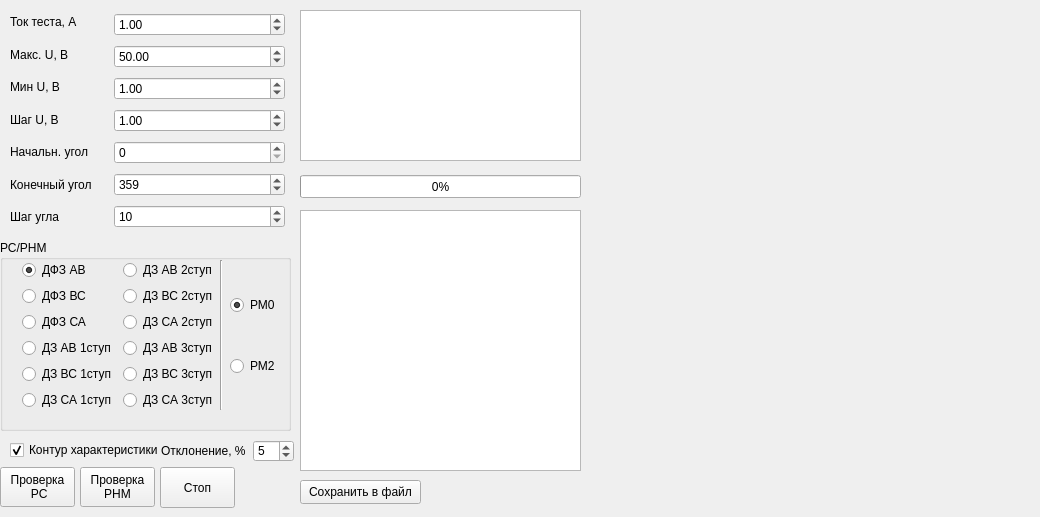
    <widget class="QWidget" name="tab_3">
     <attribute name="title">
      <string>РС/РНМ</string>
     </attribute>
     <widget class="QWidget" name="horizontalLayoutWidget_4">
      <property name="geometry">
       <rect>
        <x>590</x>
        <y>10</y>
        <width>441</width>
        <height>491</height>
       </rect>
      </property>
      <layout class="QHBoxLayout" name="horizontalLayout_4"/>
     </widget>
     <widget class="QWidget" name="verticalLayoutWidget_3">
      <property name="geometry">
       <rect>
        <x>114</x>
        <y>10</y>
        <width>171</width>
        <height>221</height>
       </rect>
      </property>
      <layout class="QVBoxLayout" name="verticalLayout_3">
       <item>
        <widget class="QDoubleSpinBox" name="IZxdoubleSpinBox">
         <property name="maximum">
          <double>10.000000000000000</double>
         </property>
         <property name="value">
          <double>1.000000000000000</double>
         </property>
        </widget>
       </item>
       <item>
        <widget class="QDoubleSpinBox" name="UmaxZxdoubleSpinBox">
         <property name="maximum">
          <double>99.000000000000000</double>
         </property>
         <property name="value">
          <double>50.000000000000000</double>
         </property>
        </widget>
       </item>
       <item>
        <widget class="QDoubleSpinBox" name="UminZxdoubleSpinBox">
         <property name="maximum">
          <double>65.000000000000000</double>
         </property>
         <property name="value">
          <double>1.000000000000000</double>
         </property>
        </widget>
       </item>
       <item>
        <widget class="QDoubleSpinBox" name="UstepdoubleSpinBox">
         <property name="minimum">
          <double>0.010000000000000</double>
         </property>
         <property name="maximum">
          <double>20.000000000000000</double>
         </property>
         <property name="value">
          <double>1.000000000000000</double>
         </property>
        </widget>
       </item>
       <item>
        <widget class="QSpinBox" name="DegStartspinBox">
         <property name="maximum">
          <number>360</number>
         </property>
        </widget>
       </item>
       <item>
        <widget class="QSpinBox" name="DegStopspinBox">
         <property name="maximum">
          <number>360</number>
         </property>
         <property name="value">
          <number>359</number>
         </property>
        </widget>
       </item>
       <item>
        <widget class="QSpinBox" name="DegStepspinBox">
         <property name="minimum">
          <number>1</number>
         </property>
         <property name="maximum">
          <number>30</number>
         </property>
         <property name="value">
          <number>10</number>
         </property>
        </widget>
       </item>
      </layout>
     </widget>
     <widget class="QPushButton" name="pushButton">
      <property name="geometry">
       <rect>
        <x>0</x>
        <y>467</y>
        <width>75</width>
        <height>40</height>
       </rect>
      </property>
      <property name="text">
       <string>Проверка 
 РС</string>
      </property>
     </widget>
     <widget class="QGroupBox" name="TestZxgroupBox">
      <property name="geometry">
       <rect>
        <x>0</x>
        <y>240</y>
        <width>291</width>
        <height>191</height>
       </rect>
      </property>
      <property name="title">
       <string>РС/РНМ</string>
      </property>
      <widget class="QWidget" name="formLayoutWidget">
       <property name="geometry">
        <rect>
         <x>22</x>
         <y>20</y>
         <width>191</width>
         <height>152</height>
        </rect>
       </property>
       <layout class="QFormLayout" name="formLayout">
        <item row="0" column="0">
         <widget class="QRadioButton" name="DFZZabradioButton">
          <property name="text">
           <string>ДФЗ АВ</string>
          </property>
          <property name="checked">
           <bool>true</bool>
          </property>
         </widget>
        </item>
        <item row="1" column="0">
         <widget class="QRadioButton" name="DFZZbcradioButton">
          <property name="text">
           <string>ДФЗ ВС</string>
          </property>
         </widget>
        </item>
        <item row="2" column="0">
         <widget class="QRadioButton" name="DFZZcaradioButton">
          <property name="text">
           <string>ДФЗ СА</string>
          </property>
         </widget>
        </item>
        <item row="3" column="0">
         <widget class="QRadioButton" name="DZZabradioButton">
          <property name="text">
           <string>ДЗ АВ 1ступ</string>
          </property>
         </widget>
        </item>
        <item row="4" column="0">
         <widget class="QRadioButton" name="DZZbcradioButton">
          <property name="text">
           <string>ДЗ ВС 1ступ</string>
          </property>
         </widget>
        </item>
        <item row="5" column="0">
         <widget class="QRadioButton" name="DZZcaradioButton">
          <property name="text">
           <string>ДЗ СА 1ступ</string>
          </property>
         </widget>
        </item>
        <item row="0" column="1">
         <widget class="QRadioButton" name="DZZab2radioButton">
          <property name="text">
           <string>ДЗ АВ 2ступ</string>
          </property>
         </widget>
        </item>
        <item row="1" column="1">
         <widget class="QRadioButton" name="DZZbc2radioButton">
          <property name="text">
           <string>ДЗ ВС 2ступ</string>
          </property>
         </widget>
        </item>
        <item row="2" column="1">
         <widget class="QRadioButton" name="DZZca2radioButton">
          <property name="text">
           <string>ДЗ СА 2ступ</string>
          </property>
         </widget>
        </item>
        <item row="3" column="1">
         <widget class="QRadioButton" name="DZZab3radioButton">
          <property name="text">
           <string>ДЗ АВ 3ступ</string>
          </property>
         </widget>
        </item>
        <item row="4" column="1">
         <widget class="QRadioButton" name="DZZbc3radioButton">
          <property name="text">
           <string>ДЗ ВС 3ступ</string>
          </property>
         </widget>
        </item>
        <item row="5" column="1">
         <widget class="QRadioButton" name="DZZca3radioButton">
          <property name="text">
           <string>ДЗ СА 3ступ</string>
          </property>
         </widget>
        </item>
       </layout>
      </widget>
      <widget class="QWidget" name="verticalLayoutWidget_5">
       <property name="geometry">
        <rect>
         <x>230</x>
         <y>20</y>
         <width>51</width>
         <height>151</height>
        </rect>
       </property>
       <layout class="QVBoxLayout" name="verticalLayout_5">
        <item>
         <widget class="QRadioButton" name="RM0_radioButton">
          <property name="text">
           <string>РМ0</string>
          </property>
          <property name="checked">
           <bool>true</bool>
          </property>
         </widget>
        </item>
        <item>
         <widget class="QRadioButton" name="RM2_radioButton">
          <property name="text">
           <string>РМ2</string>
          </property>
         </widget>
        </item>
       </layout>
      </widget>
      <widget class="Line" name="line">
       <property name="geometry">
        <rect>
         <x>220</x>
         <y>20</y>
         <width>3</width>
         <height>150</height>
        </rect>
       </property>
       <property name="orientation">
        <enum>Qt::Orientation::Vertical</enum>
       </property>
      </widget>
     </widget>
     <widget class="QCheckBox" name="BorderPatterncheckBox">
      <property name="geometry">
       <rect>
        <x>10</x>
        <y>440</y>
        <width>151</width>
        <height>20</height>
       </rect>
      </property>
      <property name="text">
       <string>Контур характеристики</string>
      </property>
      <property name="checked">
       <bool>true</bool>
      </property>
     </widget>
     <widget class="QListWidget" name="ProcessZxlistWidget">
      <property name="geometry">
       <rect>
        <x>300</x>
        <y>10</y>
        <width>281</width>
        <height>151</height>
       </rect>
      </property>
     </widget>
     <widget class="QProgressBar" name="TestZxprogressBar">
      <property name="geometry">
       <rect>
        <x>300</x>
        <y>175</y>
        <width>281</width>
        <height>23</height>
       </rect>
      </property>
      <property name="maximum">
       <number>359</number>
      </property>
      <property name="value">
       <number>0</number>
      </property>
     </widget>
     <widget class="QTableWidget" name="ResultZxtableWidget">
      <property name="geometry">
       <rect>
        <x>300</x>
        <y>210</y>
        <width>281</width>
        <height>261</height>
       </rect>
      </property>
     </widget>
     <widget class="QPushButton" name="pushButton_3">
      <property name="geometry">
       <rect>
        <x>300</x>
        <y>480</y>
        <width>121</width>
        <height>24</height>
       </rect>
      </property>
      <property name="text">
       <string>Сохранить в файл</string>
      </property>
     </widget>
     <widget class="QWidget" name="verticalLayoutWidget_4">
      <property name="geometry">
       <rect>
        <x>10</x>
        <y>9</y>
        <width>91</width>
        <height>221</height>
       </rect>
      </property>
      <layout class="QVBoxLayout" name="verticalLayout_4">
       <item>
        <widget class="QLabel" name="label_8">
         <property name="text">
          <string>Ток теста, А</string>
         </property>
        </widget>
       </item>
       <item>
        <widget class="QLabel" name="label_9">
         <property name="text">
          <string>Макс. U, В</string>
         </property>
        </widget>
       </item>
       <item>
        <widget class="QLabel" name="label_11">
         <property name="text">
          <string>Мин U, В</string>
         </property>
        </widget>
       </item>
       <item>
        <widget class="QLabel" name="label_12">
         <property name="text">
          <string>Шаг U, В</string>
         </property>
        </widget>
       </item>
       <item>
        <widget class="QLabel" name="label_10">
         <property name="text">
          <string>Начальн. угол</string>
         </property>
        </widget>
       </item>
       <item>
        <widget class="QLabel" name="label_13">
         <property name="text">
          <string>Конечный угол</string>
         </property>
        </widget>
       </item>
       <item>
        <widget class="QLabel" name="label_14">
         <property name="text">
          <string>Шаг угла</string>
         </property>
        </widget>
       </item>
      </layout>
     </widget>
     <widget class="QPushButton" name="pushButton_9">
      <property name="geometry">
       <rect>
        <x>160</x>
        <y>467</y>
        <width>75</width>
        <height>41</height>
       </rect>
      </property>
      <property name="text">
       <string>Стоп</string>
      </property>
     </widget>
     <widget class="QPushButton" name="RNM_pushButton">
      <property name="geometry">
       <rect>
        <x>80</x>
        <y>467</y>
        <width>75</width>
        <height>40</height>
       </rect>
      </property>
      <property name="text">
       <string>Проверка 
РНМ</string>
      </property>
     </widget>
     <widget class="QSpinBox" name="errorRSspinBox">
      <property name="geometry">
       <rect>
        <x>253</x>
        <y>440</y>
        <width>41</width>
        <height>22</height>
       </rect>
      </property>
      <property name="minimum">
       <number>1</number>
      </property>
      <property name="maximum">
       <number>20</number>
      </property>
      <property name="value">
       <number>5</number>
      </property>
     </widget>
     <widget class="QLabel" name="label_19">
      <property name="geometry">
       <rect>
        <x>161</x>
        <y>441</y>
        <width>91</width>
        <height>20</height>
       </rect>
      </property>
      <property name="text">
       <string>Отклонение, %</string>
      </property>
     </widget>
    </widget>
